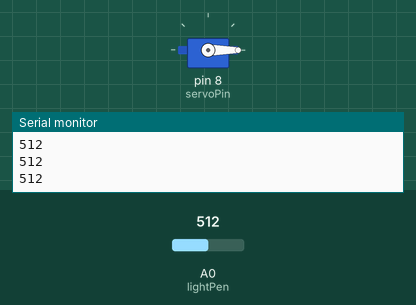
Recording of a sketch running on a simulated Arduino Uno, built with avr-gcc and run on an emulated ATmega328P. Shown: servo, the last lines printed to the serial monitor. The test bench sets the inputs (shaded band); at power-on: A0 (lightPen) = 512.

Above: at 1.2 s.
1.3 s: A0 (lightPen) set to 693
2.9 s: A0 (lightPen) set to 708
At 4.0 s:
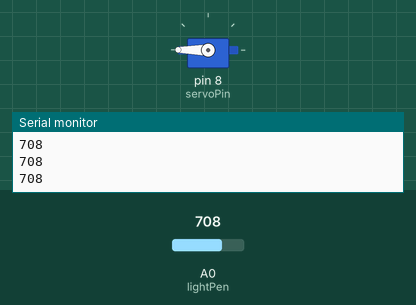
4.7 s: A0 (lightPen) set to 690
At 6.0 s:
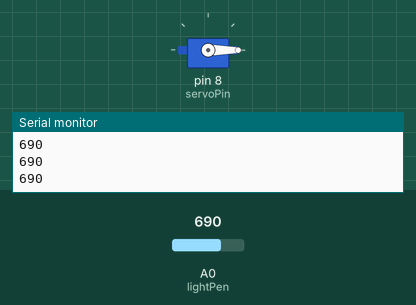
6.5 s: A0 (lightPen) set to 710
At 8.0 s:
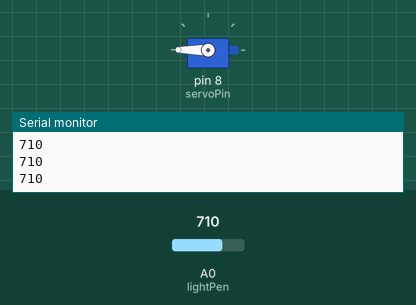
Timing chart, 0 to 9.2 s (numbered marks = the images above; inputs shaded):
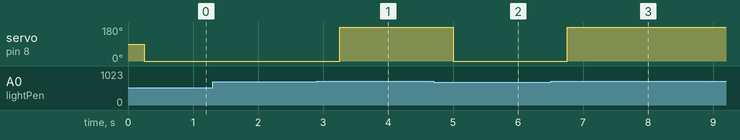

Measured:
- the behaviour switches between 700 and 701 on A0 (lightPen) (found by bisection; images 0 and 1)
- after the input at 2.9 s, servo on pin 8 (servoPin): 0° → 180° after 0.35 s
- after the input at 4.7 s, servo on pin 8 (servoPin): 180° → 0° after 0.31 s
- after the input at 6.5 s, servo on pin 8 (servoPin): 0° → 180° after 0.26 s

The sketch:

31ServoLightMeter.ino
```cpp
#include <Servo.h>

int servoPin=8;
int servoPos;
Servo myServo;

int lightPen=A0;
int lightVal;

void setup() {
pinMode(lightPen,INPUT);
pinMode(servoPin, OUTPUT);
myServo.attach(servoPin);
Serial.begin(9600);
}

void loop() {
lightVal=analogRead(lightPen);
Serial.println(lightVal);
delay(250);

if(lightVal>700){
  servoPos=180;
myServo.write(servoPos);
}
if(lightVal<700){
  servoPos=0;
myServo.write(servoPos);
}

}
```
